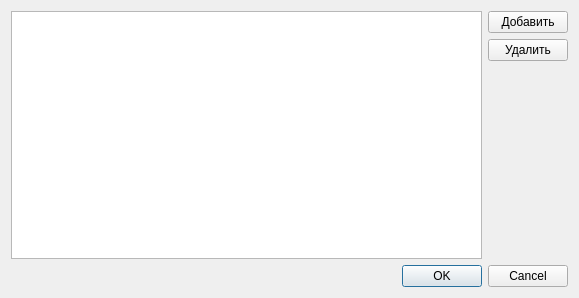
<?xml version="1.0" encoding="UTF-8"?>
<ui version="4.0">
 <class>Dialog</class>
 <widget class="QDialog" name="Dialog">
  <property name="geometry">
   <rect>
    <x>0</x>
    <y>0</y>
    <width>579</width>
    <height>298</height>
   </rect>
  </property>
  <property name="windowTitle">
   <string>Редактировать плейлист</string>
  </property>
  <layout class="QVBoxLayout" name="verticalLayout_2">
   <item>
    <layout class="QVBoxLayout" name="verticalLayout_3" stretch="1">
     <item>
      <layout class="QHBoxLayout" name="horizontalLayout">
       <item>
        <widget class="QListWidget" name="list_widget"/>
       </item>
       <item>
        <layout class="QVBoxLayout" name="verticalLayout_4">
         <item>
          <widget class="QPushButton" name="add_btn">
           <property name="text">
            <string>Добавить</string>
           </property>
          </widget>
         </item>
         <item>
          <widget class="QPushButton" name="remove_btn">
           <property name="text">
            <string>Удалить</string>
           </property>
          </widget>
         </item>
         <item>
          <spacer name="verticalSpacer">
           <property name="orientation">
            <enum>Qt::Vertical</enum>
           </property>
           <property name="sizeHint" stdset="0">
            <size>
             <width>20</width>
             <height>40</height>
            </size>
           </property>
          </spacer>
         </item>
        </layout>
       </item>
      </layout>
     </item>
    </layout>
   </item>
   <item>
    <widget class="QDialogButtonBox" name="buttonBox">
     <property name="orientation">
      <enum>Qt::Horizontal</enum>
     </property>
     <property name="standardButtons">
      <set>QDialogButtonBox::Cancel|QDialogButtonBox::Ok</set>
     </property>
    </widget>
   </item>
  </layout>
 </widget>
 <resources/>
 <connections>
  <connection>
   <sender>buttonBox</sender>
   <signal>accepted()</signal>
   <receiver>Dialog</receiver>
   <slot>accept()</slot>
   <hints>
    <hint type="sourcelabel">
     <x>248</x>
     <y>254</y>
    </hint>
    <hint type="destinationlabel">
     <x>157</x>
     <y>274</y>
    </hint>
   </hints>
  </connection>
  <connection>
   <sender>buttonBox</sender>
   <signal>rejected()</signal>
   <receiver>Dialog</receiver>
   <slot>reject()</slot>
   <hints>
    <hint type="sourcelabel">
     <x>316</x>
     <y>260</y>
    </hint>
    <hint type="destinationlabel">
     <x>286</x>
     <y>274</y>
    </hint>
   </hints>
  </connection>
 </connections>
</ui>
